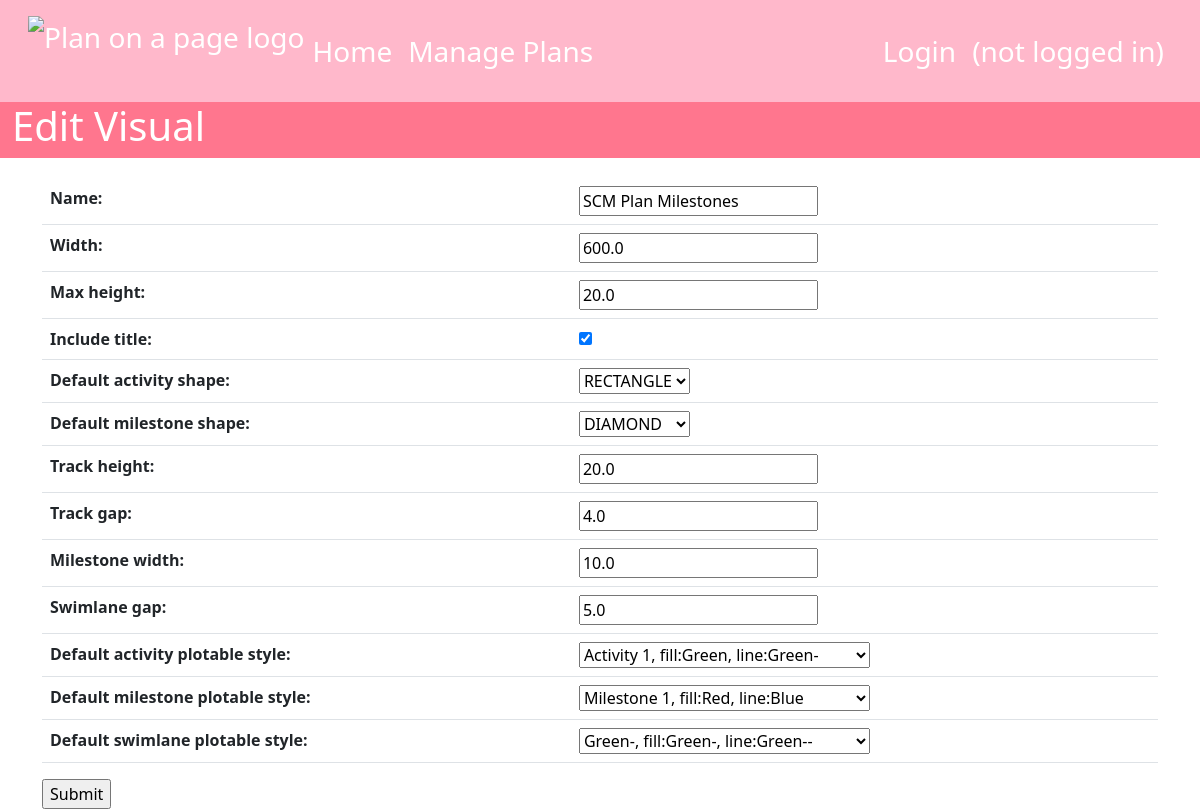
The app's page /pv/edit-visual/25, older data.
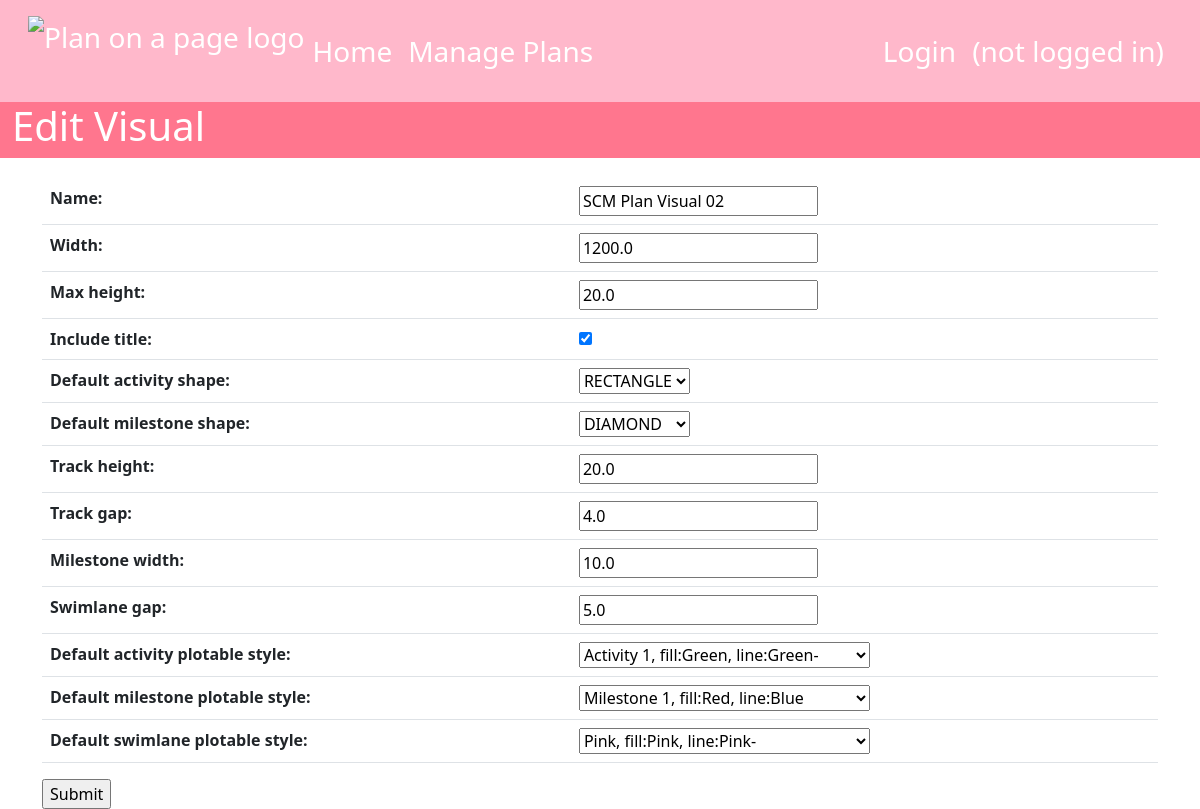
The same page, newer data.
### plan_visual_django/models.py (models this page shows, shortened)
class PlanVisual(models.Model):
    plan = models.ForeignKey(Plan, on_delete=models.CASCADE, null=False)
    name = models.CharField(max_length=100)
    width = models.FloatField(default=30)
    max_height = models.FloatField(default=20)
    include_title = models.BooleanField(default=True)
    track_height = models.FloatField(default=20)
    track_gap = models.FloatField(default=4)
    milestone_width = models.FloatField(default=10)
    swimlane_gap = models.FloatField(default=5)
    default_milestone_shape = models.ForeignKey(PlotableShape, on_delete=models.CASCADE, related_name="default_milestone_shape")
    default_activity_shape = models.ForeignKey(PlotableShape, on_delete=models.CASCADE, related_name="default_activity_shape")
    default_activity_plotable_style = models.ForeignKey(PlotableStyle, on_delete=models.CASCADE, related_name="default_activity_plotable_style")
    default_milestone_plotable_style = models.ForeignKey(PlotableStyle, on_delete=models.CASCADE, related_name="default_milestone_plotable_style")
    default_swimlane_plotable_style = models.ForeignKey(PlotableStyle, on_delete=models.CASCADE, related_name="default_swimlane_plotable_style")

class PlotableShapeType(models.Model):
    class PlotableShapeTypeName(models.TextChoices):
        RECTANGLE = "RECTANGLE", "Rectangle"
        ROUNDED_RECTANGLE = "ROUNDED_RECTANGLE", "Rectangle"
        DIAMOND = "DIAMOND", "Diamond"
        ISOSCELES_TRIANGLE = "ISOSCELES", "Isosceles Triangle"
    name = models.CharField(max_length=20, choices=PlotableShapeTypeName.choices)

class Color(models.Model):
    name = models.CharField(max_length=100, unique=True, null=False, blank=False)
    red = models.IntegerField(null=False, default=0)
    green = models.IntegerField(null=False, default=0)
    blue = models.IntegerField(null=False, default=0)
    alpha = models.FloatField(null=False, default=0)
    class Meta:
        constraints = [
            models.CheckConstraint(
                check=models.Q(red__gte=0) & models.Q(red__lte=255),
                name="Red component must be between 0 and 255 (inclusive)",
            ),
            models.CheckConstraint(
                check=models.Q(green__gte=0) & models.Q(green__lte=255),
                name="Green component must be between 0 and 255 (inclusive)",
            ),
            models.CheckConstraint(
                check=models.Q(blue__gte=0) & models.Q(blue__lte=255),
                name="Blue component must be between 0 and 255 (inclusive)",
            ),
            models.CheckConstraint(
                check=models.Q(alpha__gte=0) & models.Q(alpha__lte=1),
                name="Alpha value must be between 0 and 1",
            ),
        ]

### plan_visual_django/views.py (the view)
# urls.py: path("edit-visual/<int:visual_id>", views.edit_visual),
def edit_visual(request, visual_id):
    instance = PlanVisual.objects.get(id=visual_id)
    plan_id = instance.plan.id
    if request.method == "POST":
        visual_form = VisualFormForEdit(data=request.POST, files=request.FILES, instance=instance)
        if visual_form.is_valid():
            visual_record = visual_form.save()
            messages.success(request, "Visual updated successfully")
        return HttpResponseRedirect(reverse('manage_visuals', args=[plan_id]))
    elif request.method == "GET":
        form = VisualFormForEdit(instance=instance)
        context = {
            'add_or_edit': 'Edit',
            'form': form
        }
        return render(request=request, template_name="plan_visual_django/pv_add_edit_visual.html", context=context)
    else:
        raise Exception("Unrecognised METHOD {request['METHOD']}")

### plan_visual_django/forms.py
class VisualFormForEdit(ModelForm):
    class Meta:
        model = PlanVisual
        fields = (
            "name",
            "width",
            "max_height",
            "include_title",
            "max_height",
            "default_activity_shape",
            "default_milestone_shape",
            "track_height",
            "track_gap",
            "milestone_width",
            "swimlane_gap",
            "default_activity_plotable_style",
            "default_milestone_plotable_style",
            "default_swimlane_plotable_style",
        )

### plan_visual_django/models.py (called while the page is built)
    def __str__(self):
        return f'{self.style_name}, fill:{self.fill_color.name}, line:{self.line_color.name}'

    def __str__(self):
        return self.shape_type.name

### templates/plan_visual_django/pv_add_edit_visual.html (shortened to what this page needs)
{% extends "plan_visual_django/pv_base.html" %}
{% block page_heading %}{{ add_or_edit }} Visual{% endblock %}
{% block main_content %}
<div>
    <form method="post" enctype="multipart/form-data">
        <table class="table">
            {{ form.as_table }}
        </table>
        <input type="submit" value="Submit">
    </form>
</div>
{% endblock %}

Row changes from the older to the newer data that the page shows:
changed PlanVisual "RECTANGLE": name "SCM Plan Milestones" → "SCM Plan Visual 02"; width "600.0" → "1200.0"; default_swimlane_plotable_style "Green-, fill:Green-, line:Green--" → "Pink, fill:Pink, line:Pink-"
